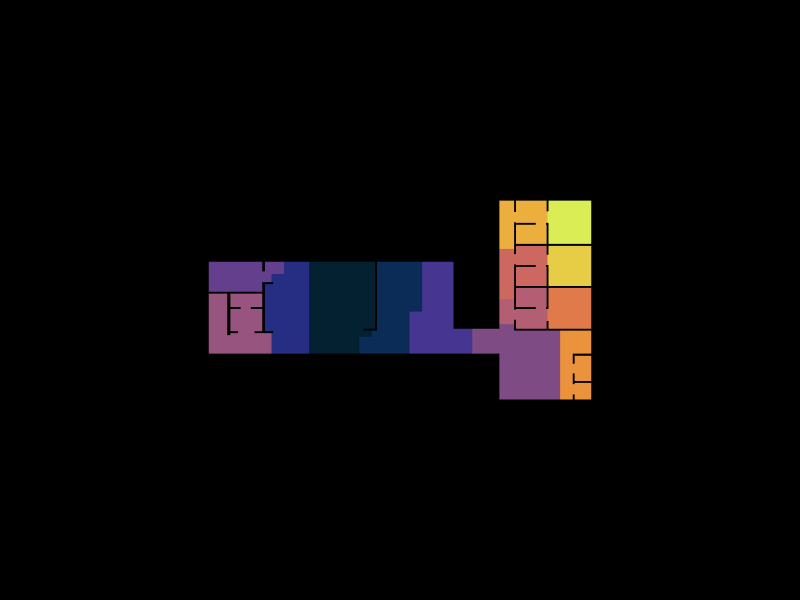

Notebook source saved alongside this figure:
### Code cell
Topology.Show(faces,
              faceColorKey="cp_color",
              faceOpacity=1,
              showEdges=False,
              showVertices=False,
              camera=[0, 0, 6],
              backgroundColor="black",
              width=800, height=600,
              renderer=renderer)
